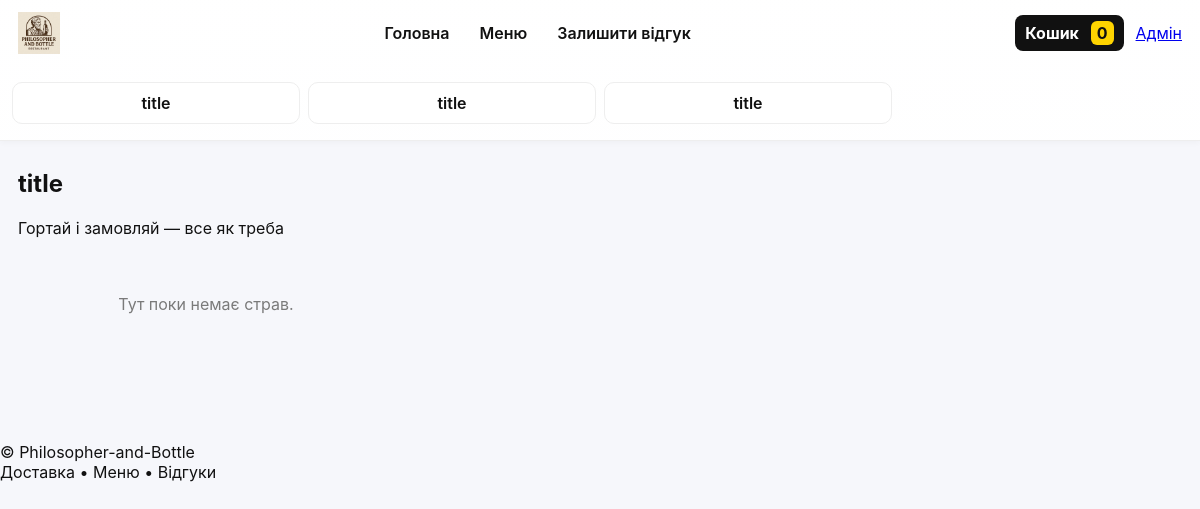
The app's page /category/vina/, older data.
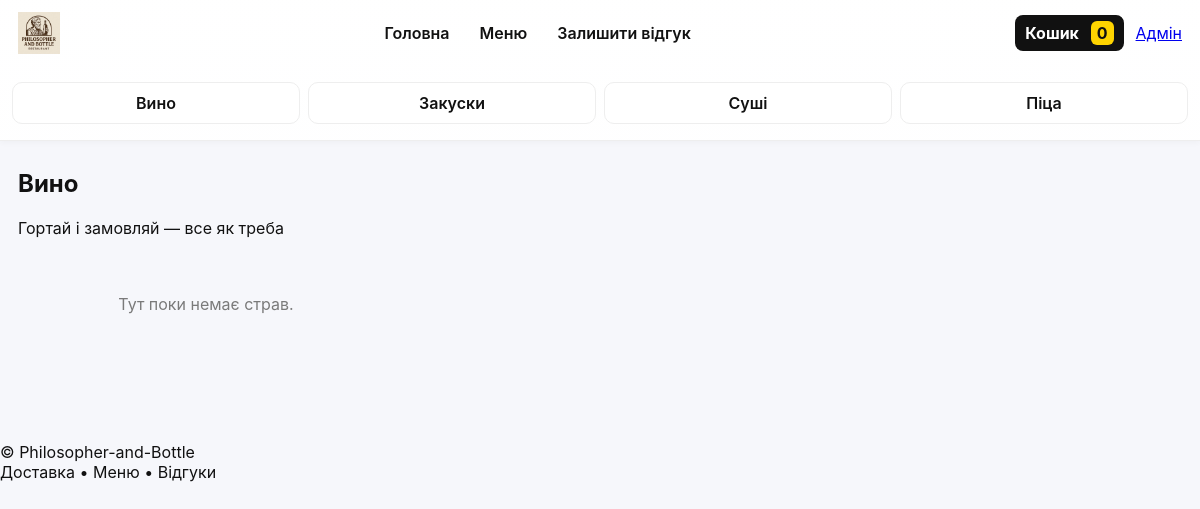
The same page, newer data.
### menu/models.py (models this page shows, shortened)
class Category(models.Model):
    title = models.CharField(max_length=200)
    slug = models.SlugField(unique=True)
    def get_absolute_url(self):
        return reverse('category', args=[self.slug])

### menu/views.py (the view)
# urls.py: path('category/<slug:slug>/', views.category_view, name='category'),
def category_view(request, slug):
    category = get_object_or_404(Category, slug=slug)
    products = Product.objects.filter(category=category, available=True)
    categories = Category.objects.all()  # щоб верхнє меню працювало
    return render(request, 'menu/category.html', {
        'category': category,
        'products': products,
        'categories': categories,
    })

### menu/templates/menu/category.html (shortened to what this page needs)
{% extends 'menu/base.html' %}
{% block content %}
<section class="category-page">
  <div class="category-header">
    <h1>{{ category.title }}</h1>
    <p class="category-sub">Гортай і замовляй — все як треба</p>
  </div>
  <div class="products-grid">
    {% for dish in dishes %}
      <article class="card">
        <div class="card-media">
          {% if dish.image %}
            <img src="{{ dish.image.url }}" alt="{{ dish.title }}">
          {% else %}
            <div class="img-fallback">Фото</div>
          {% endif %}
        </div>
        <div class="card-body">
          <h3 class="card-title">{{ dish.title }}</h3>
          <p class="card-desc">{{ dish.description|truncatewords:20 }}</p>
          <div class="card-meta">
            <div class="price">{{ dish.price }} ₴</div>
            <a href="{% url 'add_to_cart' dish.id %}" class="order-btn link-btn">Замовити</a>
          </div>
        </div>
      </article>
    {% empty %}
      <p class="empty">Тут поки немає страв.</p>
    {% endfor %}
  </div>
</section>
{% endblock %}

### menu/templates/menu/base.html (shortened to what this page needs)
{% load static %}
<!DOCTYPE html>
<html lang="uk">
<head>
  <link rel="stylesheet" href="{% static 'menu/style.css' %}">
</head>
<body>
<header class="site-header">
  <div class="header-top">
    <a href="{% url 'home' %}" class="logo">
      <img src="{% static 'menu/5287253502323265526.jpg' %}" alt="Logo" class="logo-img">
    </a>
    <nav class="top-links">
      <a href="{% url 'home' %}">Головна</a>
      <a href="{% url 'menu' %}">Меню</a>
      <a href="{% url 'checkout' %}">Залишити відгук</a>
    </nav>
    <div class="header-actions">
      <a href="{% url 'cart' %}" class="cart-btn">
        Кошик
        <span class="cart-count">
          {% if request.session.cart %}
            {{ request.session.cart|length }}
          {% else %}
            0
          {% endif %}
        </span>
      </a>
      <a href="/admin/" class="admin-link">Адмін</a>
    </div>
  </div>
  <div class="categories-strip">
    {% for c in categories %}
      <a href="{{ c.get_absolute_url }}" class="cat-item">
        {{ c.title }}
      </a>
    {% endfor %}
  </div>
</header>
<main class="page-content">
  {% block content %}{% endblock %}
</main>
<footer class="site-footer">
  <div class="footer-inner">
    <div>© Philosopher-and-Bottle</div>
    <div>Доставка • Меню • Відгуки</div>
  </div>
</footer>
</body>
</html>

### menu/static/menu/style.css (style rules this page uses)
:root { --accent:#ffd400; --dark:#111; --muted:#7a7a7a; --bg:#f6f7fb; --card:#ffffff; }
* { box-sizing:border-box }
body { font-family: Inter, system-ui, Arial, sans-serif; background:var(--bg); color:var(--dark); margin:0; }
.site-header { position:sticky; top:0; z-index:1200; background:linear-gradient(180deg, rgba(255,255,255,0.98), rgba(255,255,255,0.95)); border-bottom:1px solid #eee; box-shadow: 0 2px 6px rgba(0,0,0,0.03); }
.header-top { display:flex; align-items:center; justify-content:space-between; gap:20px; max-width:1200px; margin:0 auto; padding:12px 18px; }
.logo-img { height:42px; display:block }
.top-links { display:flex; gap:14px; align-items:center }
.top-links a { color:var(--dark); text-decoration:none; font-weight:600; padding:6px 8px }
.header-actions { display:flex; gap:12px; align-items:center }
.cart-btn { background:var(--dark); color:#fff; padding:8px 10px; border-radius:8px; text-decoration:none; font-weight:700; display:inline-block }
.cart-count { background:var(--accent); color:var(--dark); padding:2px 6px; border-radius:6px; margin-left:8px; font-weight:700 }
.categories-strip { display:grid; grid-template-columns: repeat(4, 1fr); gap:8px; max-width:1200px; margin:8px auto; padding:8px 12px; }
.cat-item { display:block; background:var(--card); border-radius:10px; padding:10px; text-align:center; text-decoration:none; color:var(--dark); font-weight:600; border:1px solid #eee; transition:transform .12s, box-shadow .12s; }
.page-content { max-width:1200px; margin:28px auto; padding:0 18px 60px }
.products-grid { display:grid; grid-template-columns: repeat(3, 1fr); gap:18px; }
.empty { color:var(--muted); text-align:center;padding:24px }

Row changes from the older to the newer data that the page shows:
changed Category: title "title" → "Вино"
changed Category: title "title" → "Закуски"
changed Category: title "title" → "Суші"
added Category: title "Піца"
